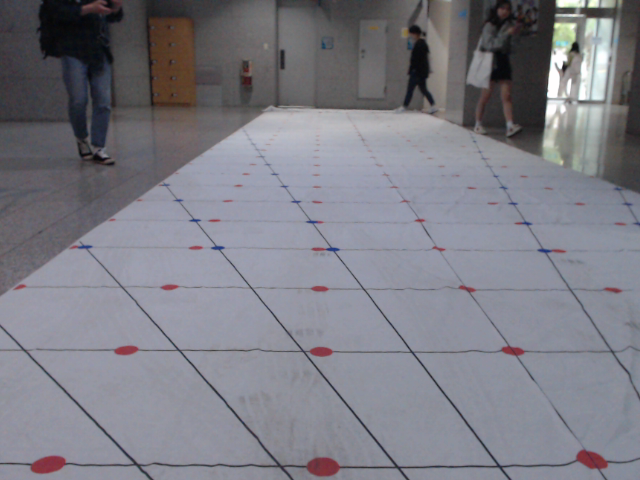
#> input picture vision/cal_distance/src/right_1m.png, 640 x 480 px, found by its file name
$ python simpleLinearSelector.py
#> lines starting #> are read from the running program, lines starting #| are printed output that depends on the picture
import cv2
import numpy as np

N_LINESAVER_BUFFER = 5
IMG_PATH = '/home/kite9240/catautonomous_ws/src/autonomous2018-ssu/vision/cal_distance/src/right_1m.png'

mtx_ls = [603.652456, 0, 328.452174, 0, 604.1248849999999, 228.433349, 0, 0, 1] #camera matrix
dist = np.array([-0.033672, -0.031004, 0.001614, 0.007620999999999999, 0]) #distortion matrix
fx_=1 #resize x 계수
fy_=1 #resize y 계수

CAMERA_NAME = 'right_'

class LineSaver():
    MAX_SLOPE = 9999
    v_or_s = 0.3
    # [6 lines left out: function debugPrint, not called in this run]

    def __init__(self, n_history):
        self.vlines = [] # vertical
        self.hlines = [] # horizontal

        #history management memberlineSaver.debugPrint()
        self.matHistory = []
        self.recent = []
        self.n_history = n_history
    # [159 lines left out: functions add, draw, undo, save, not called in this run]


X_LINE_MAX = 300

X_ADD_LINE = 0
Y_ADD_LINE = 50
X_UNDO_LINE = 0
Y_UNDO_LINE = 100
X_SAVE_LINE = 0
Y_SAVE_LINE = 150

coor = []
lineSaver = LineSaver(N_LINESAVER_BUFFER)
drawFlag = False
undoFlag = False
saveFlag = False
# [34 lines left out: function onButtonClicked, not called in this run]

if __name__=='__main__':
    mtx = np.zeros((3,3), np.float64)
    mtx_ls = [708.611809, 0, 320.331083, 0, 703.012319, 260.343059, 0, 0, 1]
    for i in range(0, 3):
        for j in range(0, 3):
            mtx[i][j] = mtx_ls[3*i + j]
    img = cv2.imread(IMG_PATH)
#> img is the input picture: shape (480, 640, 3); mean B, G, R 132.8, 124.4, 124.6
    img = cv2.undistort(img, mtx, dist)
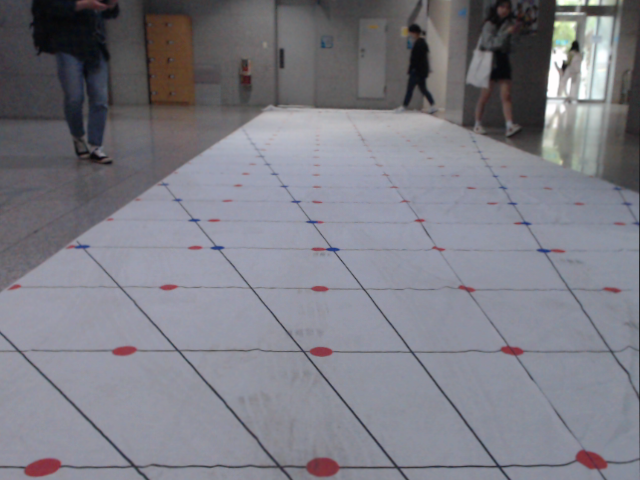
#> img: shape (480, 640, 3); mean B, G, R 132.9, 124.5, 124.7
    img = cv2.resize(img, None, fx=fx_, fy=fy_)

    cv2.rectangle(img, (0,0), (300, Y_ADD_LINE), (0, 0, 255), cv2.FILLED)
    cv2.putText(img, 'ADD LINE', (X_ADD_LINE,Y_ADD_LINE), cv2.FONT_HERSHEY_SIMPLEX, 1, (0,0,0), 5)
    cv2.rectangle(img, (0, Y_ADD_LINE + 5), (300, Y_UNDO_LINE), (255, 0, 0), cv2.FILLED)
    cv2.putText(img, 'UNDO LINE', (X_UNDO_LINE, Y_UNDO_LINE), cv2.FONT_HERSHEY_SIMPLEX, 1, (0, 0, 0), 5)
    cv2.rectangle(img, (0, Y_UNDO_LINE + 5), (300, Y_SAVE_LINE), (0, 255, 0), cv2.FILLED)
    cv2.putText(img, 'SAVE LINE', (X_SAVE_LINE, Y_SAVE_LINE), cv2.FONT_HERSHEY_SIMPLEX, 1, (0, 0, 0), 5)
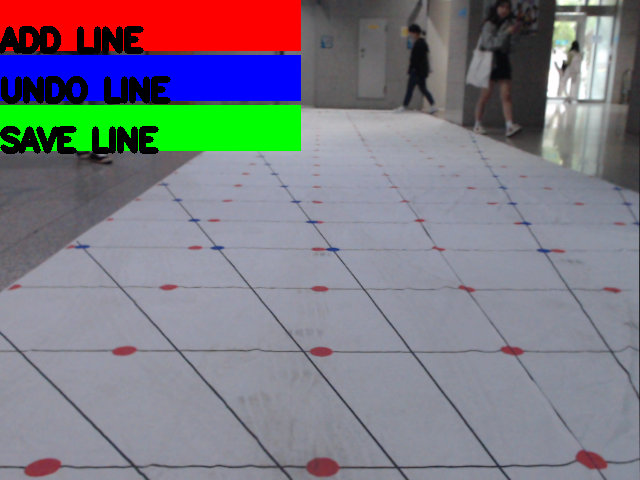
#> img: shape (480, 640, 3); mean B, G, R 131.2, 123.2, 124.3

    cv2.namedWindow('img')
    cv2.setMouseCallback('img', onButtonClicked)

    while (1):
        cv2.imshow('img', img)
        if cv2.waitKey(100) & 0xFF == 27:
#> (key Esc is pressed here)
            break
        if drawFlag == True:
            img = lineSaver.draw(img)
            lineSaver.debugPrint()
            drawFlag = False
        if undoFlag == True:
            try:
                img = lineSaver.undo()
            except RuntimeError:
                print("buffer is empty!")
            lineSaver.debugPrint()
            undoFlag = False
        if saveFlag == True:
            lineSaver.save(img)
            break
    cv2.destroyAllWindows()

$ run again, with vision/cal_distance/src/left_1m.png copied over vision/cal_distance/src/right_1m.png
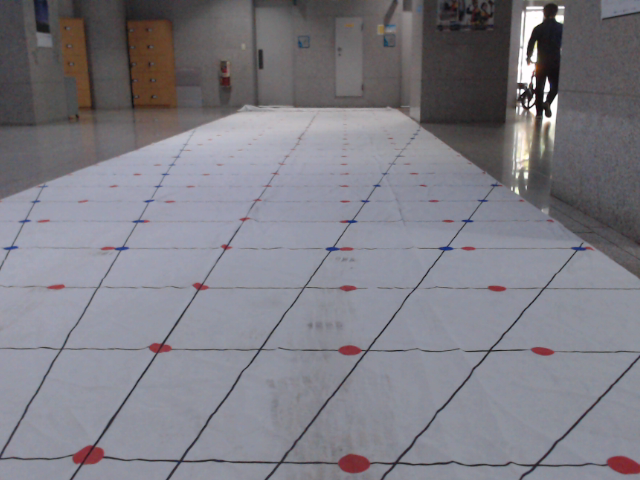
#> input picture vision/cal_distance/src/left_1m.png, 640 x 480 px, found by its file name
#> img is the input picture: shape (480, 640, 3); mean B, G, R 132, 124.4, 125.7
#> `img = cv2.undistort(img, mtx, dist)`:
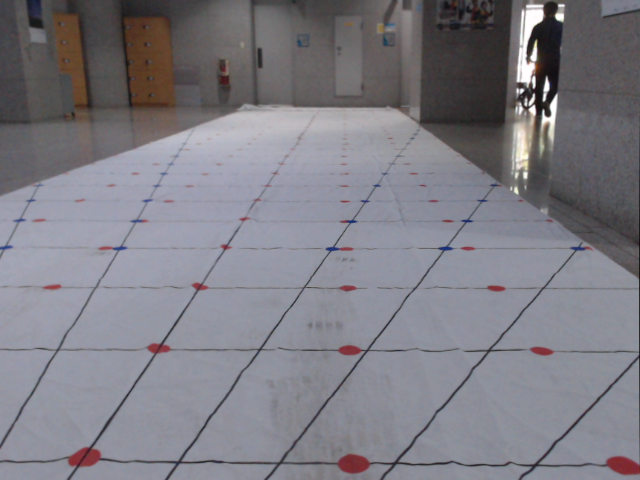
#> img: shape (480, 640, 3); mean B, G, R 132.1, 124.5, 125.9
#> `cv2.putText(img, 'SAVE LINE', (X_SAVE_LINE, Y_SAVE_LINE), cv2.FONT_HER..`:
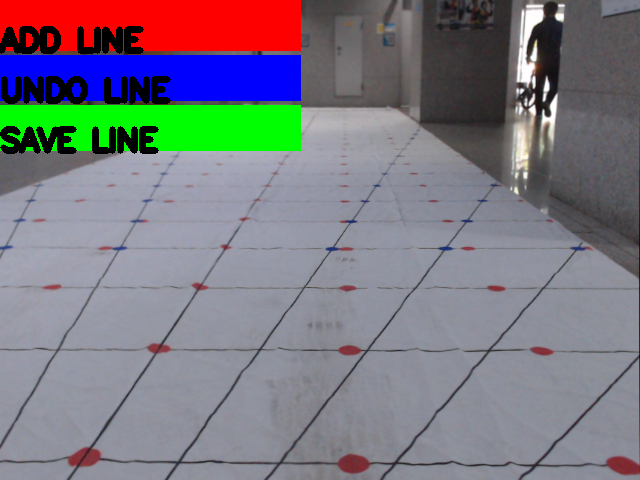
#> img: shape (480, 640, 3); mean B, G, R 128.5, 120.9, 122.7

$ run again, with vision/cal_distance/src/left_2_5m.png copied over vision/cal_distance/src/right_1m.png
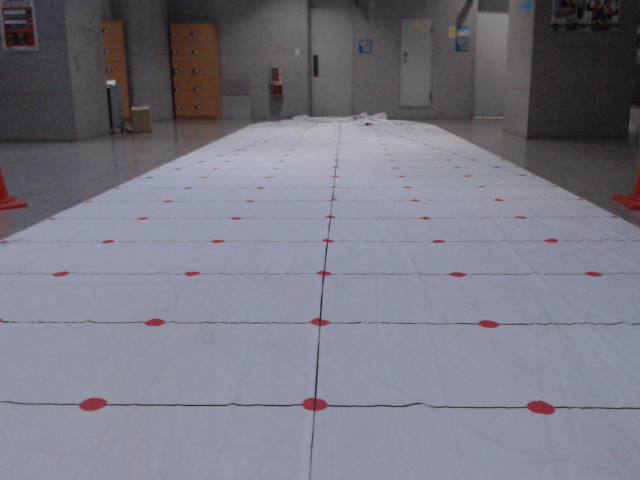
#> input picture vision/cal_distance/src/left_2_5m.png, 640 x 480 px, found by its file name
#> img is the input picture: shape (480, 640, 3); mean B, G, R 130.6, 119.1, 119.9
#> `cv2.putText(img, 'SAVE LINE', (X_SAVE_LINE, Y_SAVE_LINE), cv2.FONT_HER..`:
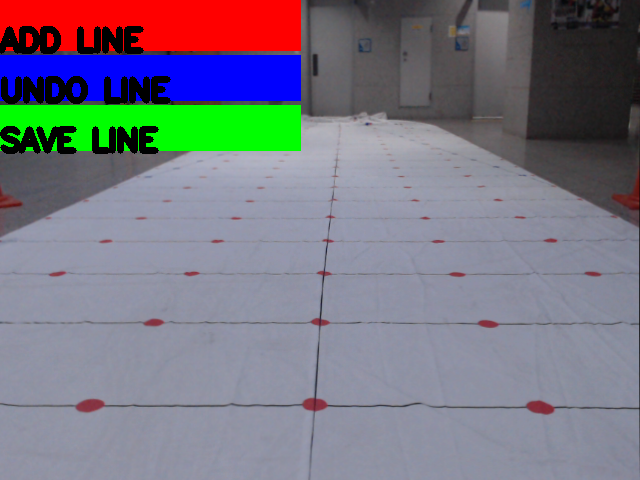
#> img: shape (480, 640, 3); mean B, G, R 130.1, 118.9, 120.1

$ run again, with vision/cal_distance/src/right_2_5m.png copied over vision/cal_distance/src/right_1m.png
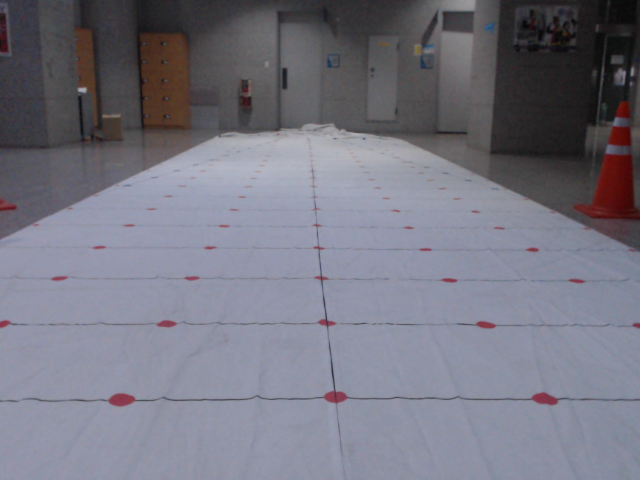
#> input picture vision/cal_distance/src/right_2_5m.png, 640 x 480 px, found by its file name
#> img is the input picture: shape (480, 640, 3); mean B, G, R 129.2, 117.4, 117.6
#> `cv2.putText(img, 'SAVE LINE', (X_SAVE_LINE, Y_SAVE_LINE), cv2.FONT_HER..`:
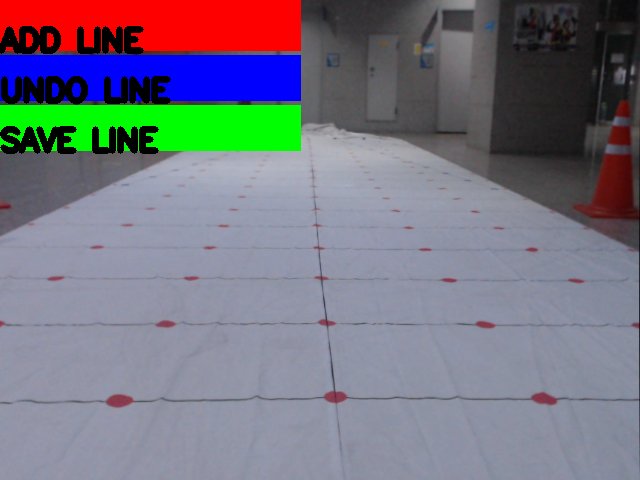
#> img: shape (480, 640, 3); mean B, G, R 128.4, 116.9, 117.9
